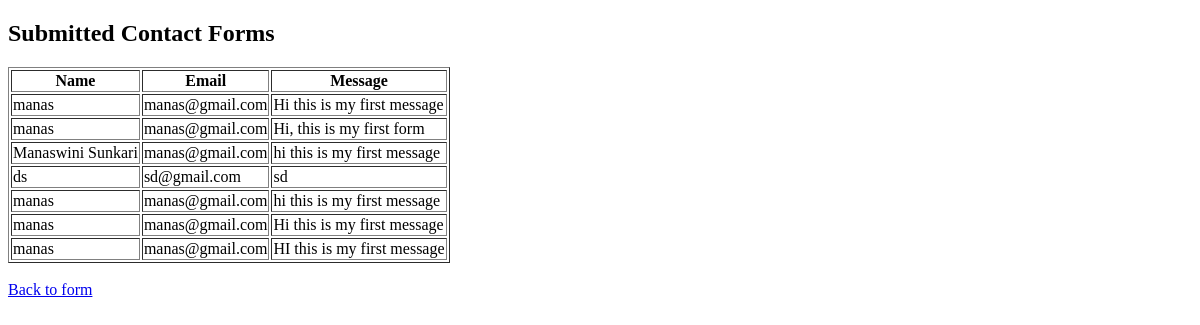
/submissions, run on an earlier commit of the app's database.
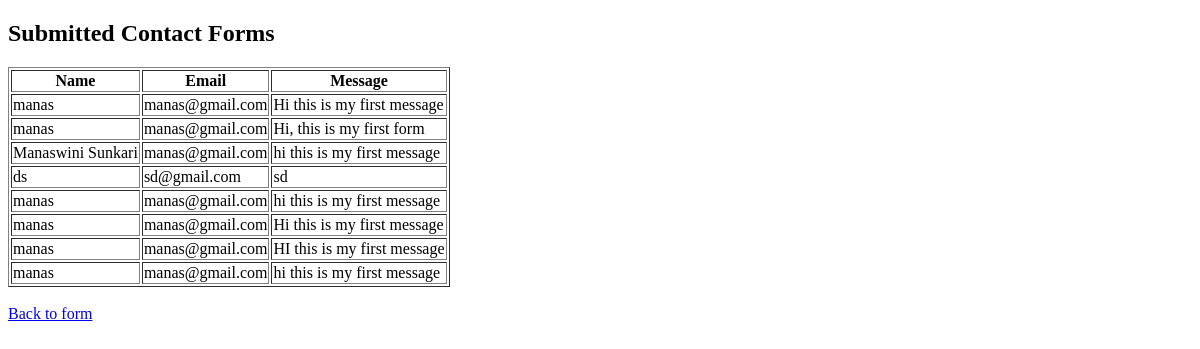
And on a later commit of the database.
### tables this page shows
CREATE TABLE submissions (
                            id INTEGER PRIMARY KEY AUTOINCREMENT,
                            name TEXT NOT NULL,
                            email TEXT NOT NULL,
                            message TEXT NOT NULL);

### app.py (the view)
@app.route('/submissions')
def submissions():
    with sqlite3.connect(DB_FILE) as conn:
        cursor = conn.cursor()
        cursor.execute("SELECT name, email, message FROM submissions")
        records = cursor.fetchall()
    return render_template('submissions.html', records=records)

### templates/submissions.html (shortened to what this page needs)
<!DOCTYPE html>
<html lang="en">
<head>
</head>
<body>
    <h2>Submitted Contact Forms</h2>
    <table border="1">
        <tr>
            <th>Name</th>
            <th>Email</th>
            <th>Message</th>
        </tr>
        {% for name, email, message in records %}
        <tr>
            <td>{{ name }}</td>
            <td>{{ email }}</td>
            <td>{{ message }}</td>
        </tr>
        {% endfor %}
    </table>
    <br>
    <a href="/">Back to form</a>
</body>
</html>

What changed in the data, as far as the page shows it:
added submissions: name "manas", email "manas@gmail.com", message "hi this is my first message"
